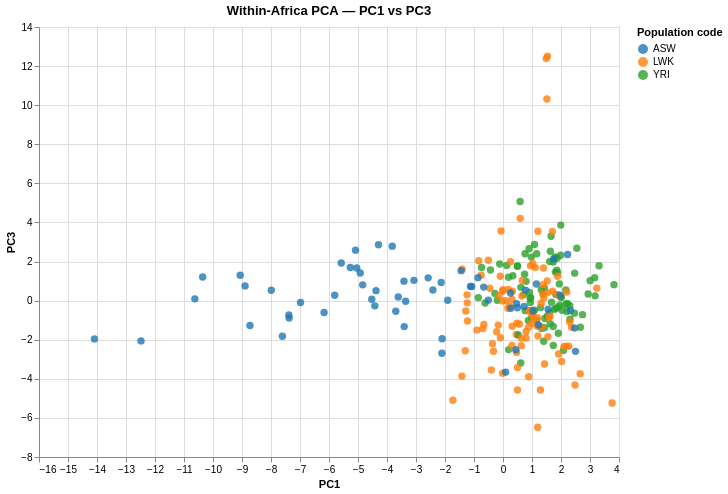

Notebook source saved alongside this figure:
### Code cell
# Creating PC1 v PC3 chart

chart_afr_pc1v3 = alt.Chart(df_afr).mark_circle(size=55, opacity=0.8).encode(
    x='PC1:Q', y='PC3:Q',
    color=alt.Color('Population code:N',
        scale=alt.Scale(scheme='category10')),
    tooltip=['Sample:N', 'Population name:N']
).properties(
    title='Within-Africa PCA — PC1 vs PC3',
    width=580, height=430).interactive()

chart_afr_pc1v3.save('/Users/tim/bioinformatics-portfolio/01b-genes-and-geography/results/figures/pca_africa_pc1v3.html')
chart_afr_pc1v3

### Figure 1 — Vega-Lite specification as saved in the notebook (floating-point values rounded to 4 significant figures; data arrays with more than 128 entries replaced by an {"elided": "..."} marker saying what was removed)
{"config": {"view": {"continuousWidth": 300, "continuousHeight": 300}}, "data": {"name": "data-a53c4531a66dd2eef0ae90b739d8259a"}, "mark": {"type": "circle", "opacity": 0.8, "size": 55}, "encoding": {"color": {"field": "Population code", "scale": {"scheme": "category10"}, "type": "nominal"}, "tooltip": [{"field": "Sample", "type": "nominal"}, {"field": "Population name", "type": "nominal"}], "x": {"field": "PC1", "type": "quantitative"}, "y": {"field": "PC3", "type": "quantitative"}}, "height": 430, "params": [{"name": "param_1e9efca18e7a2868", "select": {"type": "interval", "encodings": ["x", "y"]}, "bind": "scales"}], "title": "Within-Africa PCA — PC1 vs PC3", "width": 580, "$schema": "https://vega.github.io/schema/vega-lite/v6.4.1.json", "datasets": {"data-a53c4531a66dd2eef0ae90b739d8259a": {"elided": "246 records"}}}
